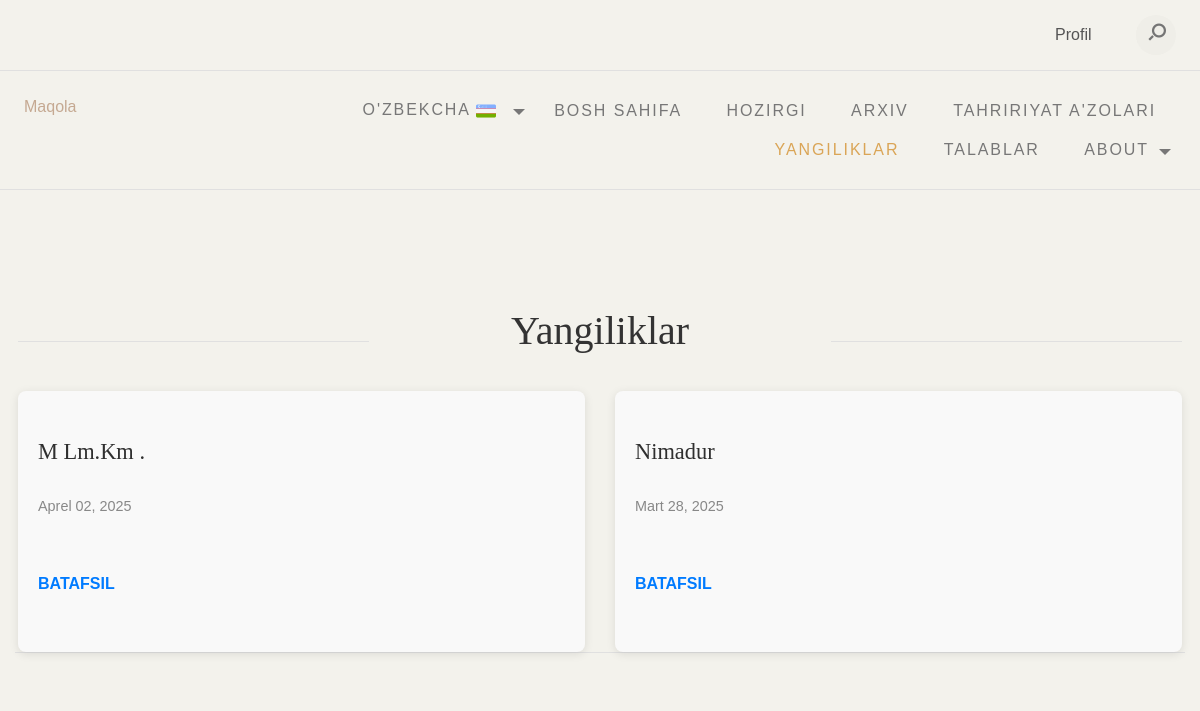
Page /uz/news/ (signed in) on the committed database.
### app/models.py (models this page shows, shortened)
class News(models.Model):
    title = models.CharField(max_length=200)
    summary = models.TextField()
    content = models.TextField()
    image = models.ImageField(upload_to='news_images/', null=True, blank=True)
    created_at = models.DateTimeField(auto_now_add=True)
    class Meta:
        verbose_name = "Yangiliklar"
        verbose_name_plural = "Yangiliklar"

### app/views.py (the view)
# urls.py: path('news/', news, name='news'),
def news(request):
    news_items = News.objects.all().order_by('-created_at')
    return render(request, 'news.html', {"news":"news","news_items":news_items})

### templates/news.html (shortened to what this page needs)
{% load i18n %}
{% load static %}
<!DOCTYPE html>
<html lang="en">
<head>
	<link href="https://cdn.jsdelivr.net/npm/bootstrap@5.3.1/dist/css/bootstrap.min.css" rel="stylesheet"
>
	<link rel="stylesheet" type="text/css" href="{% static 'css/normalize.css' %}">
	<link rel="stylesheet" type="text/css" href="{% static 'icomoon/icomoon.css' %}">
	<link rel="stylesheet" type="text/css" href="{% static 'css/vendor.css' %}">
	<link rel="stylesheet" type="text/css" href="{% static 'style.css' %}">
</head>
<body data-bs-spy="scroll" data-bs-target="#header" tabindex="0">
	<div id="header-wrap">
		{% include "header.html" %}
	<section id="featured-books" class="py-5 my-5">
		<div class="container">
			<div class="row">
				<div class="col-md-12">
					<div class="section-header align-center">
						<h2 class="section-title">{% trans 'News' %}</h2>
					</div>
					<div class="product-list" data-aos="fade-up">
						<div class="row">
							<div class="container">
								{% if news_items %}
									<div class="news-grid">
										{% for news in news_items %}
											<div class="news-card">
												<h3>{{ news.title }}</h3>
												<span class="news-date">{{ news.created_at|date:"F d, Y" }}</span>
												<div class="news-details"
													 data-image="{% if news.image %}{{ news.image.url }}{% endif %}"
													 data-summary="{{ news.summary|escapejs }}"
													 data-content="{{ news.content|escapejs }}">
													<button class="read-more" onclick="toggleDetails(this)">{% trans 'Batafsil' %}</button>
												</div>
											</div>
										{% endfor %}
									</div>
								{% else %}
									<p>{% trans 'Hozircha yangiliklar yo‘q.' %}</p>
								{% endif %}
							</div>
						</div>
					</div>
				</div>
			</div>
		</div>
	</section>
</body>
</html>

### static/style.css (style rules this page uses)
:root { --header-height: 160px; --header-height-min: 80px; }
:root { --accent-color: #C5A992; --secondary-color: #C5A992; --dark-color: #2f2f2f; --light-color: #F3F2EC; --body-text-color: #757575; --light-text-color: #afafaf; --dark-text-color: #2f2f2f; }
:root { --body-font: "Raleway", sans-serif; --heading-font: "Prata", Georgia, serif; --secondary-font: "Playfair Display", Georgia, serif; }
:root, [data-bs-theme=light] { --heading-font: "Prata", Georgia, serif; --heading-font-weight: 400; --heading-color: var(--bs-dark); --heading-line-height: 1.1; --swiper-theme-color: var(--bs-primary); --custom-easing: cubic-bezier(.17, .67, .83, .67); --bs-body-font-family: "Raleway", arial, sans-serif; --bs-body-font-size: 0.9rem; --bs-body-font-weight: 400; --bs-body-line-height: 1.7; --bs-body-color: #333; --bs-body-color-rgb: 51, 51, 51; --bs-primary: #C5A992; --bs-primary-dark: #C5A992; --bs-secondary: #C5A992; --bs-black: #111; --bs-light: #F1F1F0; --bs-dark: #212529; --bs-gray: #949494; --bs-gray-dark: #51565b; --bs-primary-rgb: 169, 128, 115; --bs-secondary-rgb: 253, 238, 233; --bs-black-rgb: 17, 17, 17; --bs-light-rgb: 241, 241, 240; --bs-dark-rgb: 33, 37, 41; --bs-link-color: var(--bs-dark); --bs-link-color-rgb: 17, 17, 17; --bs-link-decoration: underline; --bs-link-hover-color: var(--bs-primary); --bs-link-hover-color-rgb: 169, 128, 115; }
.container, .container-fluid, .container-lg, .container-md, .container-sm, .container-xl, .container-xxl { --bs-gutter-x: 2.5rem; }
h1, h2, h3, h4, h5, h6 { color: var(--heading-color); }
.container, .container-fluid, .container-lg, .container-md, .container-sm, .container-xl, .container-xxl { --bs-gutter-x: 3rem; }
*, *::before, *::after { -webkit-box-sizing: border-box; -moz-box-sizing: border-box; box-sizing: border-box; }
html { box-sizing: border-box; }
body { font-family: var(--body-font); font-size: 16px; line-height: 2; color: var(--body-text-color); background-color: var(--light-color); }
button, input, select, textarea { font-family: inherit; font-size: inherit; line-height: inherit; outline: 0; }
h1, .h1, h2, .h2, h3, .h3, h4, .h4, h5, .h5, h6, .h6 { font-family: var(--heading-font); line-height: 1.2; color: var(--dark-color); }
h1, h2, h3 { margin: 25px 0; text-transform: capitalize; }
h2, .h2 { font-size: 1.5em; line-height: 1.4; }
h3, .h3 { font-size: 1.4em; line-height: 1.4; }
::placeholder { color: #999; }
.align-center { display: block; margin-left: auto; margin-right: auto; text-align: center; }
.container::after, .row::after, .clearfix::after { display: block; clear: both; content: ""; }
button, .button { margin-bottom: 1rem; }
a.btn, input[type="button"], input[type="submit"], input[type="reset"], input[type="file"], button { background-image: none; background: var(--accent-color); text-decoration: none !important; display: inline-block; position: relative; border: 1px solid transparent; border-radius: 0; padding: 0.75em 1.5em; margin-top: 15px; font-size: 15px; font-weight: bold; line-height: normal; text-align: center; text-transform: uppercase; color: #fff; z-index: 1; cursor: pointer; white-space: nowrap; vertical-align: middle; -webkit-transition: all 0.3s ease-in; transition: all 0.3s ease-in; -ms-touch-action: manipulation; touch-action: manipulation; -webkit-user-select: none; -moz-user-select: none; -ms-user-select: none; user-select: none; }
button { font-size: 1em; font-weight: 600; border: none; height: 65px; cursor: pointer; text-transform: uppercase; }
.section-header { position: relative; }
.section-title { font-size: 3em; font-weight: 500; line-height: 1; position: relative; margin-bottom: 75px; }
.section-header .section-title:before, .section-header .section-title:after { content: ""; border-bottom: 1px solid #E0E0E0; position: absolute; top: 30px; width: 25%; align-items: center; }
.section-header .section-title:before { left: 3px; }
.section-header .section-title:after { right: 3px; }
@media screen and (max-width: 1366px) { .section-header .section-title:before, .section-header .section-title:after { width: 30%; } }
#featured-books .product-list { border-bottom: 1px solid #E0E0E0; margin-bottom: 30px; }

### rows in the picture
News: title "M Lm.km .", created_at "Aprel 02, 2025"
News: title "Nimadur", created_at "Mart 28, 2025"
